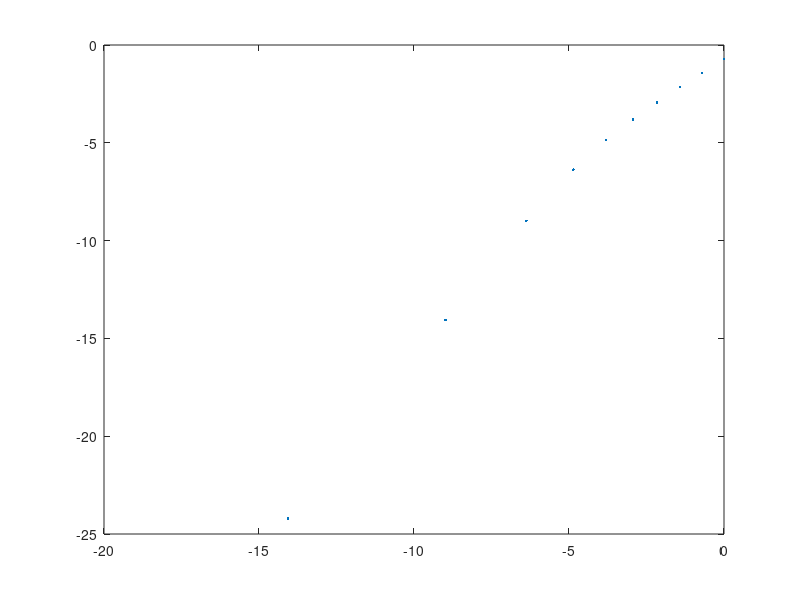

Write the MATLAB code that produced this figure. (Note: this script raises an error after producing the figure.)
% Root Finding using Newton's Method

% Initial Value
x = 1;

values = [];

% Iterating using Newton's Method
for i = 1:1000
    values(end + 1) = x;
    prev = x;
    % x_(n+1) = x_n - f(x_n)/f'(x_n)
    R = 101;
    x = x - (R^2*x^2 - 1) / (2*R^2*x);
    if x == prev
        break
    end
end

plot(log(abs(values(1:end-2)-values(end))),...
    log(abs(values(2:end-1)-values(end))),'.')

hold on

mdl = fitlm(log(abs(values(1:end-2)-values(end))),...
    log(abs(values(2:end-1)-values(end))));

plot(-100:100, mdl.Coefficients{"x1", "Estimate"} * (-100:100))

hold off